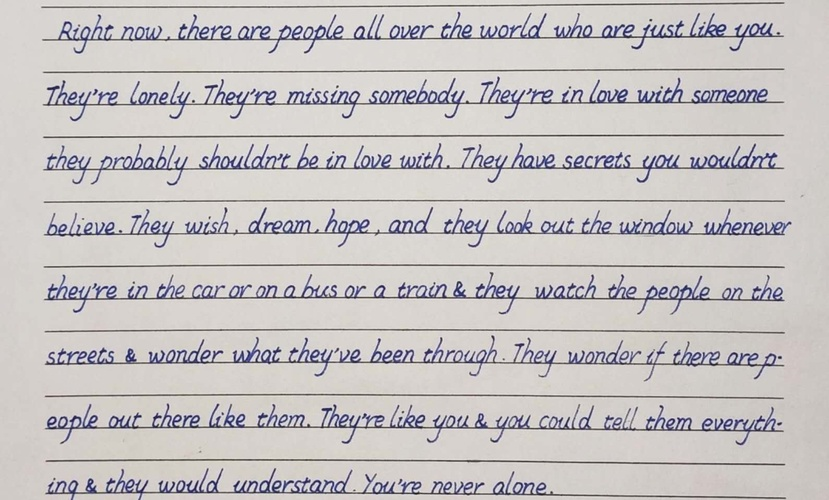
#> input picture Final_Projects/submit/data/original/handwritten_English.jpg, 829 x 500 px, shrunk from 1590 x 959 before the run
$ python denoise.py
#> lines starting #> are read from the running program, lines starting #| are printed output that depends on the picture
import cv2
import numpy as np
from utils import show, Canny


def open_op(binary):
    kernel = cv2.getStructuringElement(cv2.MORPH_RECT, (50, 1))
    dst = cv2.morphologyEx(binary, cv2.MORPH_OPEN, kernel)

    return dst / 255


def get_color(image):
    image_grey = cv2.cvtColor(image, cv2.COLOR_BGR2GRAY)

    hsv = cv2.cvtColor(image, cv2.COLOR_BGR2HSV)
    # 查询HSV色表得到黑白的minmax
    low_hsv = np.array([0, 0, 0])
    high_hsv = np.array([255, 255, 80])
    mask = (cv2.inRange(hsv, lowerb=low_hsv, upperb=high_hsv) == 255)

    out = np.zeros(image.shape[:2])
    out[mask] = image_grey[mask]
    return out / 255


def poetry_denoise(original_poetry, out_path):
    mask = get_color(original_poetry)
    poetry = np.ones_like(original_poetry) * np.median(original_poetry)
    poetry[mask > 0] = original_poetry[mask > 0]
    poetry = poetry.astype(np.uint8)

    # Dilation
    kernel = np.ones((2, 2), np.uint8)
    poetry = 255 - cv2.dilate(255 - poetry, kernel, iterations=1)

    cv2.imwrite(out_path + 'chinese_binary.png', poetry)
    print('Chinese denoised, remove background lines')


def handwritten_denoise(original, out_path):
    _, binary = cv2.threshold(original, 0, 255, cv2.THRESH_BINARY_INV | cv2.THRESH_OTSU)
    H = original.shape[0]
    W = original.shape[1]

    dst = open_op(binary)
    kernel = np.ones((3, 3), np.uint8)
    dst = cv2.dilate(dst, kernel, iterations=1)
    binary = 255 - binary

    for i in range(0, H):
        for j in range(0, W):
            if dst[i][j]:
                if binary[i - 5][j] or binary[i + 5][j] or binary[i + 4][j]:
                    binary[i][j] = 255

    cv2.imwrite(out_path + 'english_binary.png', binary)
    print('English denoised, remove unlines and did some repair')


if __name__ == '__main__':
    original_english = cv2.imread('../data/original/handwritten_English.jpg', cv2.IMREAD_GRAYSCALE)
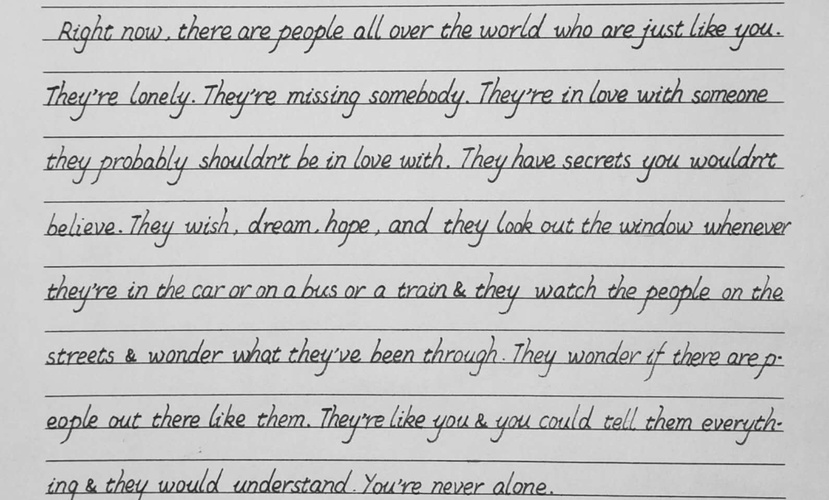
#> original_english: shape (500, 829); min 22, max 244, mean 196.2
    original_chinese = cv2.imread('../data/temp/sheared.png', cv2.IMREAD_GRAYSCALE)
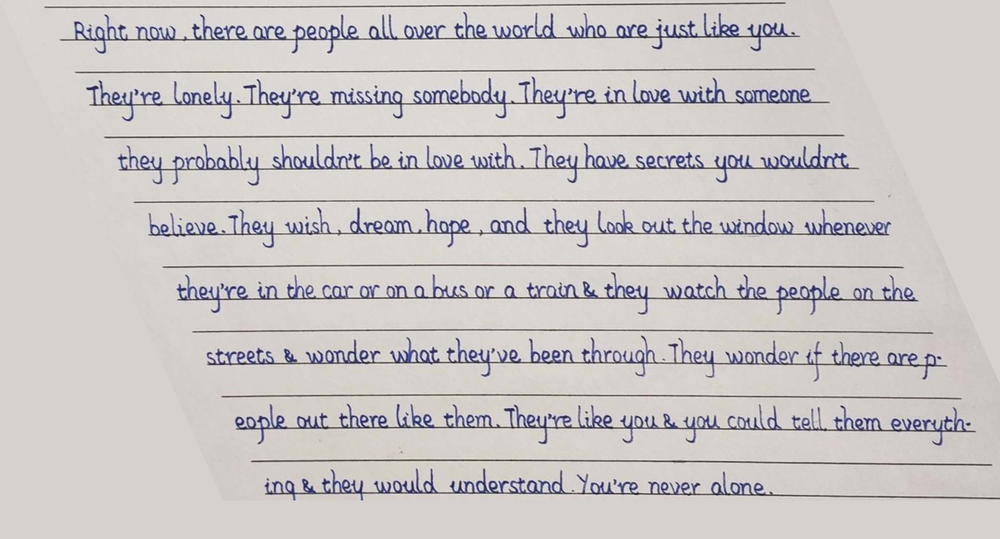
#> input picture Final_Projects/submit/data/temp_old/sheared.png, 1000 x 539 px, shrunk from 1918 x 1033 before the run, found by its file name
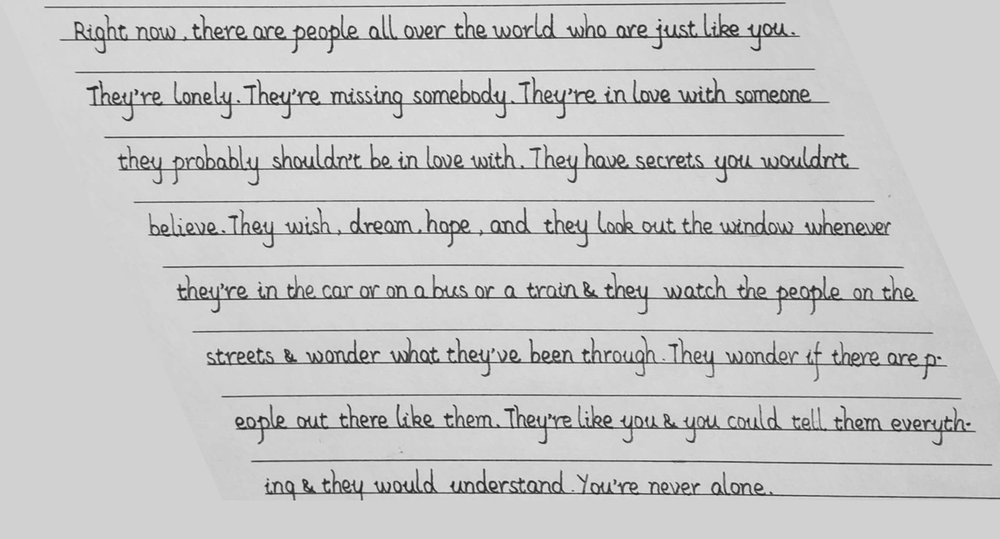
#> original_chinese: shape (539, 1000); min 22, max 239, mean 199
    temp_path = '../data/temp/'
    poetry_denoise(original_chinese, temp_path)
#> (the run stopped early here; a loop or call above may not have finished)
